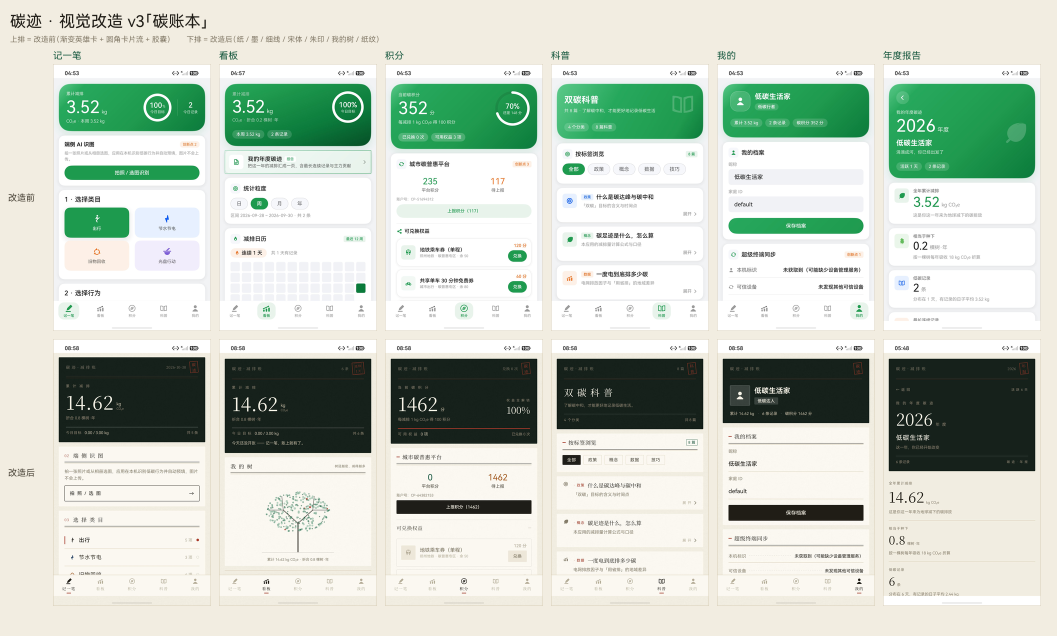
#> input picture 素材/改造前后对比-v3账本.png, 2114 x 1272 px (shown at 1/2 size)
$ python -i make_video_v3.py   (imports and definitions only)
#> lines starting #> are read from the running program, lines starting #| are printed output that depends on the picture
#!/usr/bin/env python3
"""生成《碳迹》演示视频（1920×1080，约 3'45"，H.264 + AAC）。

画面由已验证截图合成；旁白用 macOS 中文语音（Tingting）。
用法：python3 tools/docs/make_video_v3.py
"""
import json, math, os, subprocess, sys
from PIL import Image, ImageDraw, ImageFont, ImageFilter

W, H, FPS = 1920, 1080, 24
SHOT = "素材/截图/v3.3"
VIS = "/tmp/carbon-visuals"
AUD = "/tmp/carbon-video/audio"
OUT = "交付物/演示视频_碳迹.mp4"
SERIF = "/System/Library/Fonts/Supplemental/Songti.ttc"
HEI = "/System/Library/Fonts/STHeiti Medium.ttc"

INK = (32, 29, 23)
INK2 = (76, 70, 58)
INK3 = (133, 124, 106)
RULE = (214, 205, 186)
SEAL = (171, 58, 40)
PAPER = (242, 237, 225)
PAPER_L = (251, 248, 241)

def font(size, bold=True, hei=False):
    return ImageFont.truetype(HEI if hei else SERIF, size, index=0 if bold else 1)

F_TITLE = font(58)
F_SUB = font(30, False)
F_BODY = font(30, False)
F_SMALL = font(22, False)
F_KICK = font(22, False)
F_BIG = font(110)
F_NUM = font(72)
F_STEP = font(54)

def text_w(d, text, f):
    return d.textlength(text, font=f)

# [48 lines left out: functions wrap, draw_lines, kicker, title, bullet_block, footer, not called in this run]

# ---------------------------------------------------------------- 手机层
class Phone:
    def __init__(self, path, h=860):
#> called with path = '../../素材/改造前后对比-v3账本.png', h = 860
        self.im = Image.open(path).convert("RGB")
#> self.im is the input picture: PIL image 2114x1272 RGB; mean R, G, B 199.2, 209.1, 196.9
        self.w = int(h * self.im.width / self.im.height)
#> self.w = 1429
        self.h = h
        # 预放大 6%，留出推近余量
        self.big = self.im.resize((int(self.w * 1.06), int(self.h * 1.06)), Image.LANCZOS)
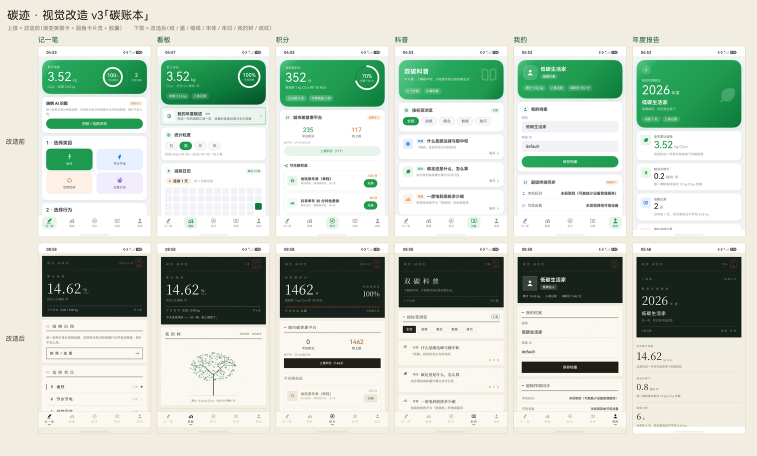
#> self.big: PIL image 1514x911 RGB (shown at 1/2 size); mean R, G, B 199.1, 209.1, 196.8
        self.path = path

    def layer(self, zoom=1.0, dx=0, dy=0):
#> called with zoom = 1, dx = 0, dy = 0
        bw, bh = self.big.size
#> bw = 1514; bh = 911
        cw, ch = int(bw / zoom), int(bh / zoom)
#> cw = 1514; ch = 911
        cx = (bw - cw) // 2 + int(dx * bw)
#> cx = 0
        cy = (bh - ch) // 2 + int(dy * bh)
#> cy = 0
        cx = max(0, min(bw - cw, cx)); cy = max(0, min(bh - ch, cy))
        return self.big.crop((cx, cy, cx + cw, cy + ch)).resize((self.w, self.h), Image.LANCZOS)
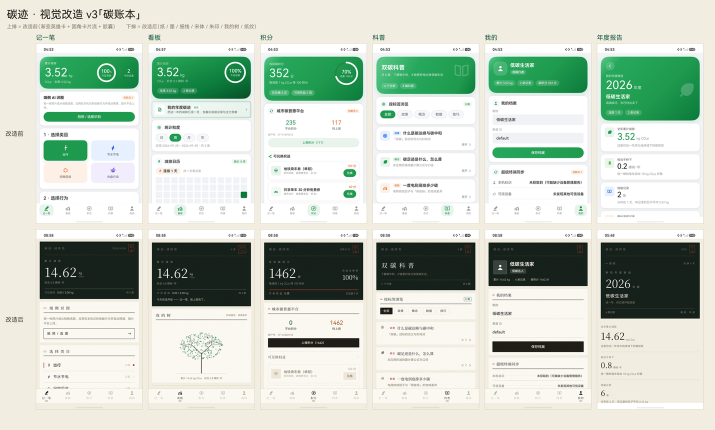
#> returned value: PIL image 1429x860 RGB (shown at 1/2 size); mean R, G, B 199, 209, 196.7

# [7 lines left out: function paste_phone, not called in this run]

# ---------------------------------------------------------------- 场景背景
def bg():
    return Image.open(f"{VIS}/paper-bg.png").convert("RGB").resize((W, H))

# [327 lines left out: functions scene_cover, scene_problem, scene_loop, scene_entry, scene_dashboard, scene_points and 10 more, not called in this run]

# [2 lines not run here, left out]

>>> result = Phone('../../素材/改造前后对比-v3账本.png').layer()

$ run again, on 素材/图标集-预览.png
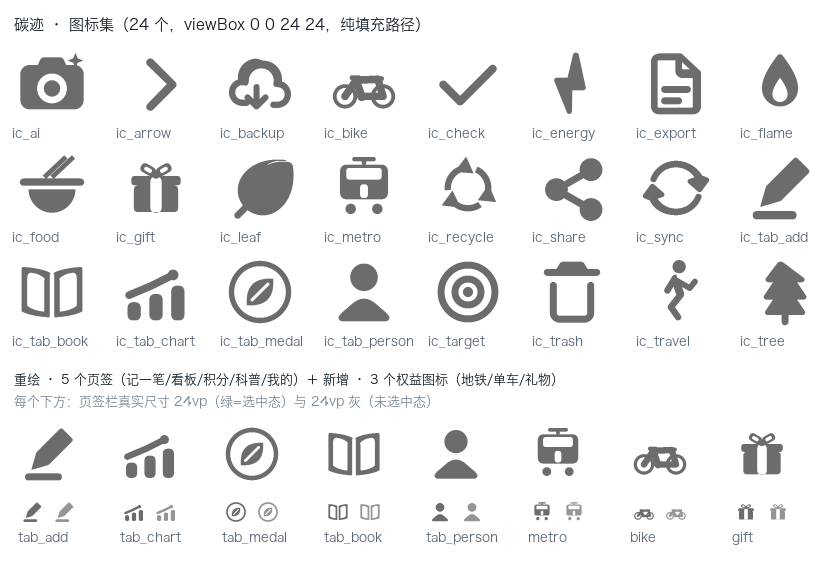
#> input picture 素材/图标集-预览.png, 832 x 582 px
#> in __init__, self.im is the input picture: PIL image 832x582 RGB; mean R, G, B 239, 239.2, 239.5
#> in __init__, `self.big = self.im.resize((int(self.w * 1.06), int(self.h * 1.06)), Im..`:
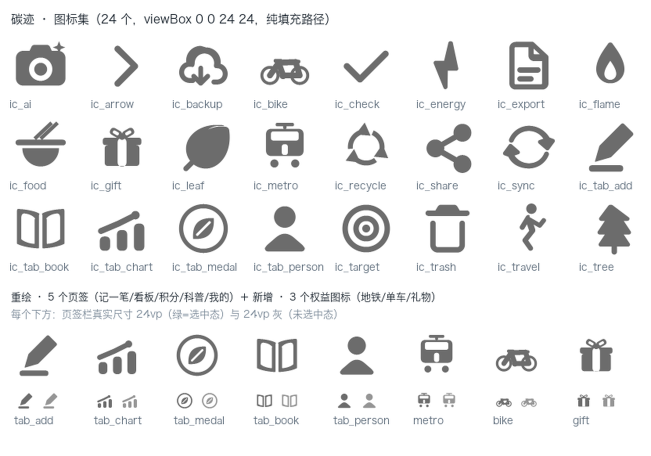
#> self.big: PIL image 1302x911 RGB (shown at 1/2 size); mean R, G, B 238.7, 238.9, 239.1
#> in layer, `return self.big.crop((cx, cy, cx + cw, cy + ch)).resize((self.w, self...`:
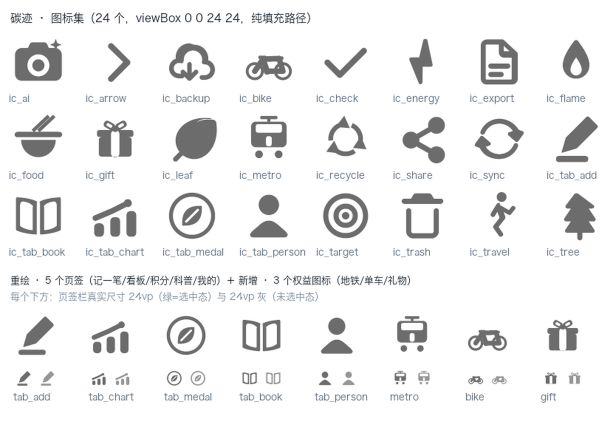
#> returned value: PIL image 1229x860 RGB (shown at 1/2 size); mean R, G, B 238.6, 238.8, 239.1
